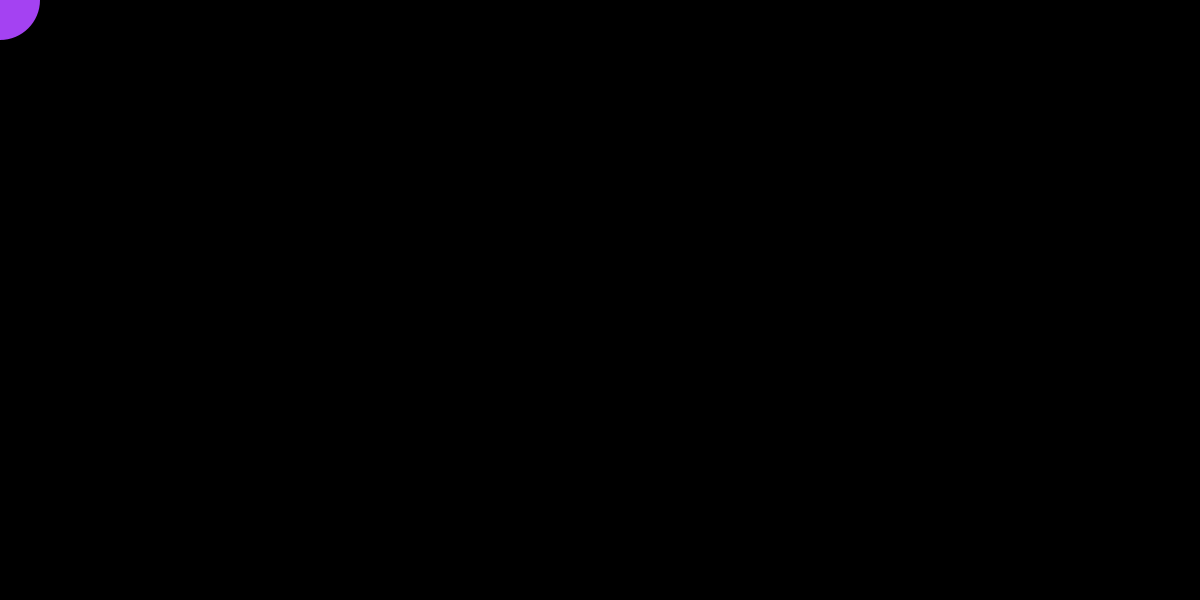
Frame 1 (no input)
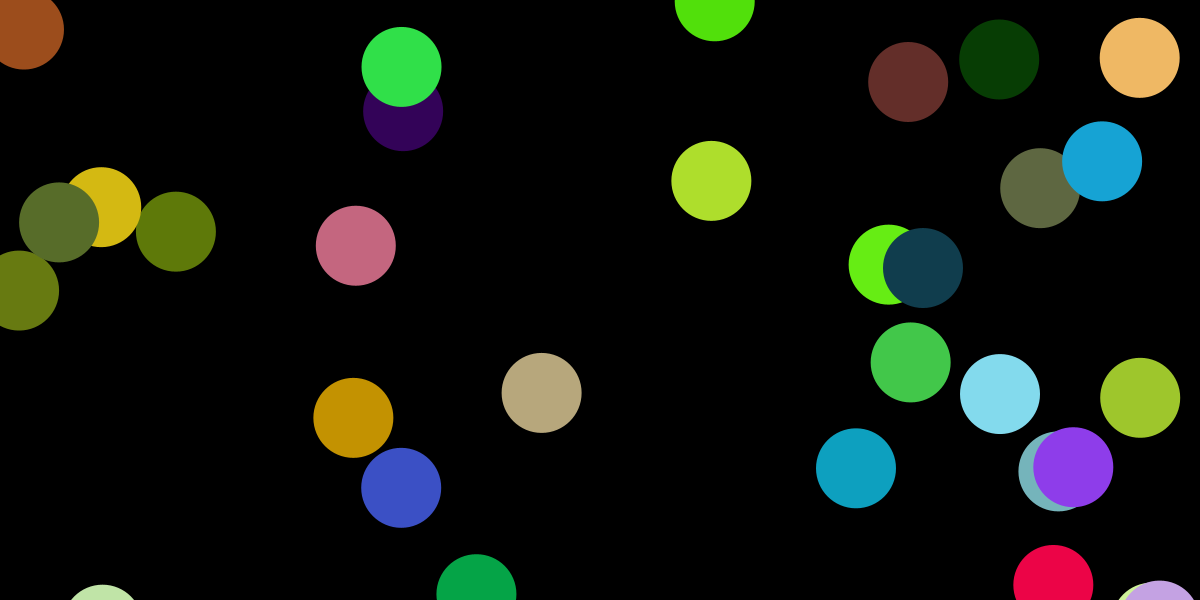
Frame 60 (the mouse pressed at the canvas centre just before this capture)
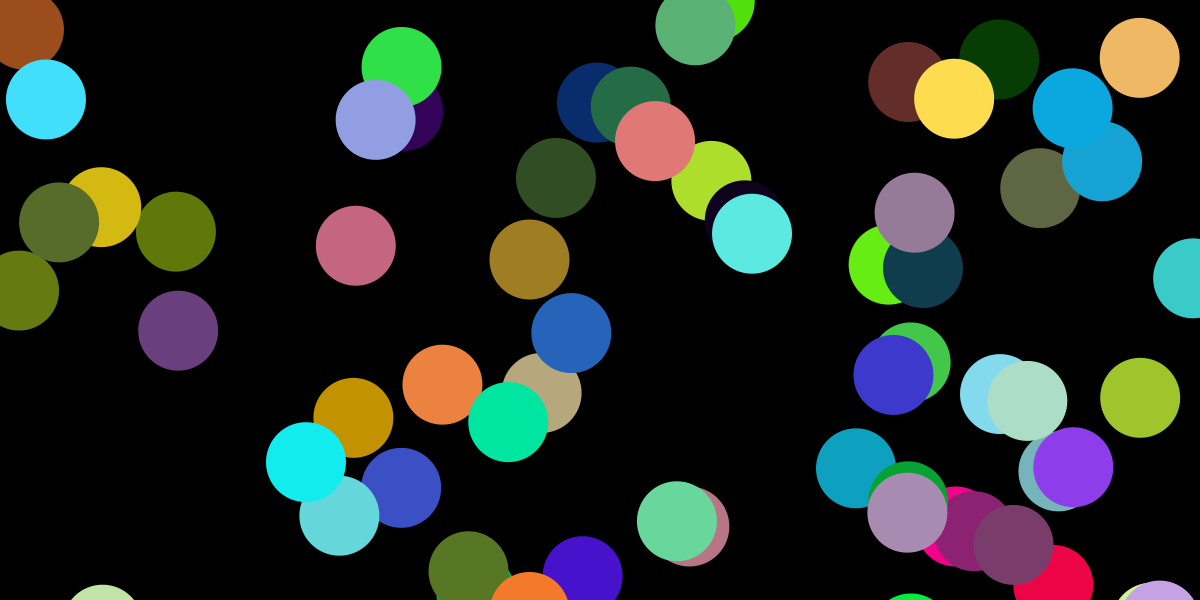
Frame 120 (the mouse held since frame 60 and released just before this capture)

The Processing sketch that drew these frames (run headless with seeded random() and noise(); from frame 60 on, the mouse is pressed at the canvas centre):

// Processing sketch: circulos
// ── circulos.pde
/* 
 CIRCULOS ALEATORIOS
 */

float equis;
float ye;

void setup() {
  background(#000000);
  size (1200, 600);
}

void draw() {
  noStroke();
  fill(random(255), random(255), random(255));
  ellipse(equis, ye, 80, 80);
  equis = random(1200);
  ye = random(1200);
}
